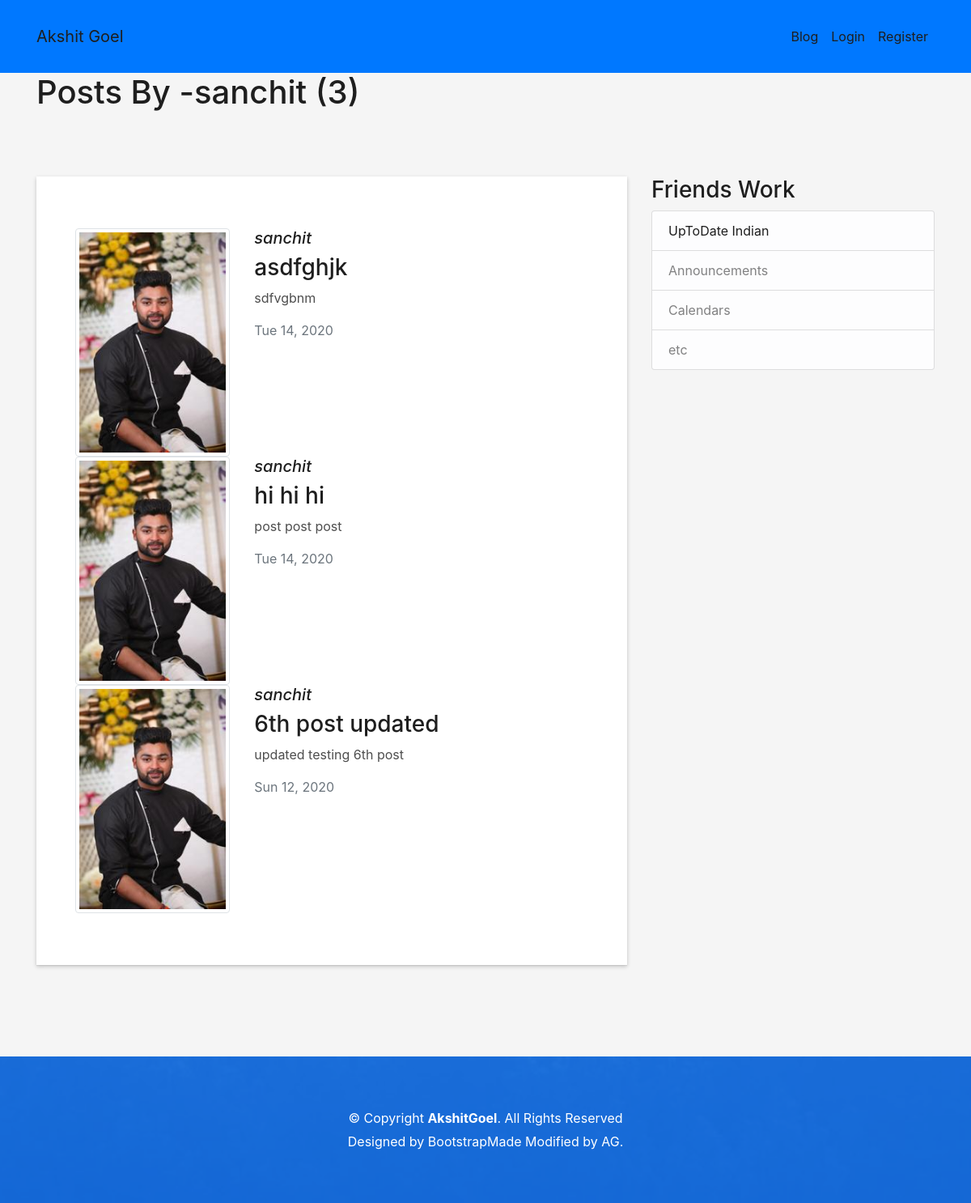
Screenshot of /blog/user/sanchit with the database file from the repository.
### blog/models.py (models this page shows, shortened)
class Post(models.Model):
    title = models.CharField(max_length=100)
    content = models.TextField()
    date_posted = models.DateTimeField(default=timezone.now)
    author = models.ForeignKey(User, on_delete=models.CASCADE)

### user/models.py (models this page shows, shortened)
class Profile(models.Model):
    user = models.OneToOneField(User, on_delete=models.CASCADE)
    image = models.ImageField(default='default.jpg', upload_to= f'profile_pics')

### blog/views.py (the view)
# urls.py: path('user/<str:username>', UserPostListView.as_view(), name = "user_post-page"),
class UserPostListView(ListView):
    model = Post
    template_name = 'blog/user_post.html' #<app>/<model>_<viewtype>.html
    context_object_name = 'posts' #variable we are looping on in templates
    paginate_by = 4
    def get_queryset(self):
        user = get_object_or_404(User, username=self.kwargs.get('username'))
        return Post.objects.filter(author=user).order_by('-date_posted')

### blog/templates/blog/user_post.html (shortened to what this page needs)
{% extends 'ME/base.html' %}
{% load static %}
          {% block navbar_specific %}
            class="navbar navbar-c navbar-trans navbar-expand-md  " id="mainNav"
         {% endblock %}
          {% block navbar_list_of_routes %}
            <ul class="navbar-nav">
              <li class="nav-item">
                <a class="nav-link js-scroll active" href="{% url 'blog-page' %}">Blog</a>
              </li>
              {% if user.is_authenticated %}
                <li class="nav-item">
                  <a class="nav-link js-scroll active" href="{% url 'profile-page' %}">{{ user.username|capfirst }}</a>
                </li>
                <li class="nav-item">
                  <a class="nav-link js-scroll active" href="{% url 'create_post-page' %}">Create Post</a>
                </li>
                <li class="nav-item">
                  <a class="nav-link js-scroll active" href="{% url 'logout-page' %}">Logout</a>
                </li>
              {% else %}
                <li class="nav-item">
                  <a class="nav-link js-scroll active" href="{% url 'login-page' %}">Login</a>
                </li>
                <li class="nav-item">
                  <a class="nav-link js-scroll active" href="{% url 'register-page' %}">Register</a>
                </li>
              {% endif %}
            </ul>
        {% endblock %}
       {% block content %}
       <div class="container">
        <div class="row">
          <div class="col-md-12">
            <h1 class="mb-3">Posts By -{{ view.kwargs.username }} ({{ page_obj.paginator.count }})</h1>
          </div>
        </div>
      </div>
          <section id="about" class="about-mf sect-pt4 route">
            <div class="container">
              <div class="row">
                <div class="col-md-8">
                  <div class="box-shadow-full">
                      {% for post in posts %}
                          <div class="row">
                            <div class="col-md-4 frame">
                              <div class="img"><img src="{{ post.author.profile.image.url }}" class="img-fluid img-thumbnail" alt=""></div>
                            </div>
                            <div class="col-md-8">
                              <div class="title-box-2">
                                <h5 class="font-italic"><a href="{% url 'user_post-page' post.author.username %}">{{ post.author }}</a></h5>
                                <h3><a href="{% url 'post_detail-page' post.id %}">{{ post.title }}</a></h3>
                                <p>{{ post.content }}</p>
                                <p class="text-muted" >{{ post.date_posted|date:'D d, Y' }}</p>
                              </div>
                            </div>
                          </div>
                      {% endfor %}
                  </div>
                </div>
                <div class="col-md-4">
                  <div class="content">
                    <h3>Friends Work</h3>
                      <ul class="list-group">
                        <li class="list-group-item list-group-item-light"><a href="https://www.youtube.com/channel/UCHwHCoC3Tx4C-5BxgskTmcA">UpToDate Indian</a></li>
                        <li class="list-group-item list-group-item-light">Announcements</li>
                        <li class="list-group-item list-group-item-light">Calendars</li>
                        <li class="list-group-item list-group-item-light">etc</li>
                      </ul>
                  </div>
                </div>
              </div>
            </div>
          </section>
          <div  class="container">
            <div class="row">
              <div class="col-md-4"></div>
              <div class="col-md-4">
              </div>
            </div>
          </div>
          <section class="paralax-mf footer-paralax bg-image sect-mt4 route" style="background-image: url({% static 'ME/img/overlay-bg.jpg' %})">
              <div class="overlay-mf"></div>
                {% include 'ME/footer.html' %}
          </section>
        {% endblock content %}

### ME/static/ME/css/style.css (style rules this page uses)
body { background-color: #f5f5f5; color: #4e4e4e; }
h1, h2, h3, h4, h5, h6 { color: #1e1e1e; }
a { color: #1e1e1e; transition: all 0.5s ease-in-out; }
.box-shadow, .paralax-mf, .service-box, .work-box, .card-blog { box-shadow: 0 13px 8px -10px rgba(0, 0, 0, 0.1); }
.bg-image { background-repeat: no-repeat; background-attachment: fixed; background-size: cover; background-position: center center; }
.overlay-mf { background-color: #0078ff; }
.overlay-mf { position: absolute; top: 0; left: 0px; padding: 0; height: 100%; width: 100%; opacity: .7; }
.paralax-mf { position: relative; padding: 8rem 0; }
.sect-pt4 { padding-top: 4rem; }
.sect-mt4 { margin-top: 4rem; }
.title-box-2 { margin-bottom: 3rem; }
.box-shadow-full { padding: 3rem 1.25rem; position: relative; background-color: #fff; margin-bottom: 3rem; z-index: 2; box-shadow: 0 1px 1px 0 rgba(0, 0, 0, 0.06), 0 2px 5px 0 rgba(0, 0, 0, 0.2); }
.about-mf .box-shadow-full { padding-top: 4rem; padding-bottom: 4rem; }
.footer-paralax { padding: 4rem 0 0 0; }
@media (min-width: 768px) { .box-shadow-full { padding: 3rem; } }

### rows the page displays
Post: author.profile.image (picture), author "sanchit", title "asdfghjk", content "sdfvgbnm", date_posted "Tue 14, 2020"
Post: author.profile.image (picture), author "sanchit", title "hi hi hi", content "post post post", date_posted "Tue 14, 2020"
Post: author.profile.image (picture), author "sanchit", title "6th post updated", content "updated testing 6th post", date_posted "Sun 12, 2020"

### other values shown
{{ view.kwargs.username }} "sanchit"
{{ page_obj.paginator.count }} "3"
